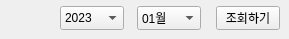
       <widget class="QWidget" name="page_14">
        <widget class="QPushButton" name="inquirybtn_1">
         <property name="geometry">
          <rect>
           <x>216</x>
           <y>6</y>
           <width>64</width>
           <height>24</height>
          </rect>
         </property>
         <property name="cursor">
          <cursorShape>PointingHandCursor</cursorShape>
         </property>
         <property name="text">
          <string>조회하기</string>
         </property>
         <attribute name="buttonGroup">
          <string notr="true">car_table_Group</string>
         </attribute>
        </widget>
        <widget class="QComboBox" name="comboBox_1">
         <property name="geometry">
          <rect>
           <x>60</x>
           <y>6</y>
           <width>64</width>
           <height>24</height>
          </rect>
         </property>
         <item>
          <property name="text">
           <string>2023</string>
          </property>
         </item>
        </widget>
        <widget class="QComboBox" name="comboBox_2">
         <property name="geometry">
          <rect>
           <x>137</x>
           <y>6</y>
           <width>64</width>
           <height>24</height>
          </rect>
         </property>
         <item>
          <property name="text">
           <string>01월</string>
          </property>
         </item>
         <item>
          <property name="text">
           <string>02월</string>
          </property>
         </item>
         <item>
          <property name="text">
           <string>03월</string>
          </property>
         </item>
         <item>
          <property name="text">
           <string>04월</string>
          </property>
         </item>
         <item>
          <property name="text">
           <string>05월</string>
          </property>
         </item>
         <item>
          <property name="text">
           <string>06월</string>
          </property>
         </item>
        </widget>
       </widget>
